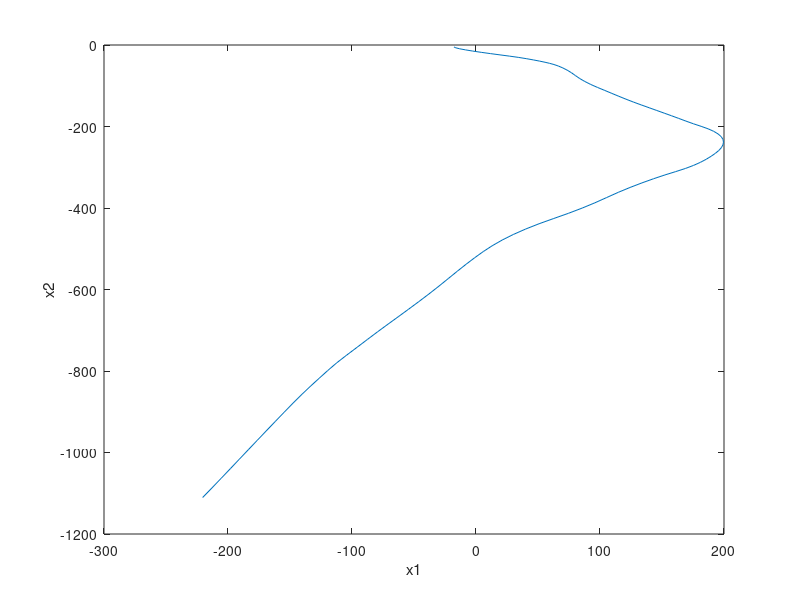

MATLAB code to generate this figure:
rng(3)

m = 100;
delta = 0.5;
alpha = 0.6;
phi_tild = [1,delta,delta^2/2; 0,1,delta; 0,0,alpha];
psi_z_tild = [delta^2/2; delta; 0];
psi_w_tild = [delta^2/2; delta; 1];
phi = [phi_tild,zeros(3,3); zeros(3,3),phi_tild];
psi_z = [psi_z_tild,zeros(3,1); zeros(3,1),psi_z_tild];
psi_w = [psi_w_tild,zeros(3,1); zeros(3,1),psi_w_tild];


% generating driving commands
Zvalues = [0,3.5,0,0,-3.5; 0,0,3.5,-3.5,0]; % each column is one possible command
Z = zeros(2,m);
Z(:,1) = datasample(Zvalues', 1);
for n=1:m-1
    Z(:,n+1) = datasample([Zvalues, Z(:,n)]', 1, 'Weights', [1 1 1 1 1 15]);
end

% generating random accelerations
sigmaW = 0.5;
W = randn(2,m+1)*sigmaW; %W(:,0) is useless

% generating initial state
sigmaX0 = diag(sqrt([500,5,5,200,5,5]));
X = zeros(6,m+1);
X(:,1) = randn(1,6)*sigmaX0;


% generating successive states according to model dynamics
for n=1:m
    X(:,n+1) = phi*X(:,n) + psi_z*Z(:,n) + psi_w*W(:,n+1);
end


% plot
X1 = X(1,:);
X2 = X(4,:);

figure
plot(X1,X2)
xlabel('x1');
ylabel('x2');